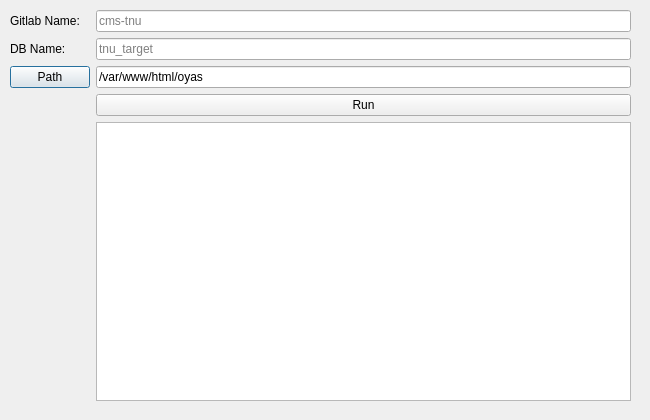
<?xml version="1.0" encoding="UTF-8"?>
<ui version="4.0">
 <class>SetupFromGitlab</class>
 <widget class="QDialog" name="SetupFromGitlab">
  <property name="geometry">
   <rect>
    <x>0</x>
    <y>0</y>
    <width>650</width>
    <height>420</height>
   </rect>
  </property>
  <property name="windowTitle">
   <string>Dialog</string>
  </property>
  <widget class="QWidget" name="formLayoutWidget">
   <property name="geometry">
    <rect>
     <x>10</x>
     <y>10</y>
     <width>621</width>
     <height>391</height>
    </rect>
   </property>
   <layout class="QFormLayout" name="formLayout">
    <item row="0" column="0">
     <widget class="QLabel" name="label">
      <property name="text">
       <string>Gitlab Name: </string>
      </property>
     </widget>
    </item>
    <item row="0" column="1">
     <widget class="QLineEdit" name="gitLabName_lineEdit">
      <property name="placeholderText">
       <string>cms-tnu</string>
      </property>
     </widget>
    </item>
    <item row="1" column="0">
     <widget class="QLabel" name="label_2">
      <property name="text">
       <string>DB Name:</string>
      </property>
     </widget>
    </item>
    <item row="1" column="1">
     <widget class="QLineEdit" name="dbName_lineEdit">
      <property name="placeholderText">
       <string>tnu_target</string>
      </property>
     </widget>
    </item>
    <item row="2" column="0">
     <widget class="QPushButton" name="path_button">
      <property name="text">
       <string>Path</string>
      </property>
     </widget>
    </item>
    <item row="2" column="1">
     <widget class="QLineEdit" name="path_lineEdit">
      <property name="text">
       <string>/var/www/html/oyas</string>
      </property>
     </widget>
    </item>
    <item row="3" column="0">
     <widget class="QLabel" name="label_3">
      <property name="text">
       <string/>
      </property>
     </widget>
    </item>
    <item row="3" column="1">
     <widget class="QPushButton" name="run_button">
      <property name="cursor">
       <cursorShape>PointingHandCursor</cursorShape>
      </property>
      <property name="text">
       <string>Run</string>
      </property>
      <property name="icon">
       <iconset resource="cms.qrc">
        <normaloff>:/images/run.png</normaloff>:/images/run.png</iconset>
      </property>
     </widget>
    </item>
    <item row="4" column="1">
     <widget class="QTextBrowser" name="textBrowser"/>
    </item>
   </layout>
  </widget>
 </widget>
 <resources>
  <include location="cms.qrc"/>
 </resources>
 <connections/>
</ui>
